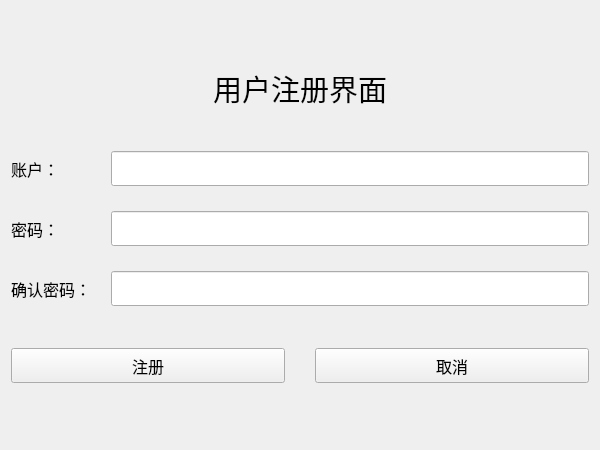
<?xml version="1.0" encoding="UTF-8"?>
<ui version="4.0">
 <class>Enroll</class>
 <widget class="QWidget" name="Enroll">
  <property name="geometry">
   <rect>
    <x>0</x>
    <y>0</y>
    <width>600</width>
    <height>450</height>
   </rect>
  </property>
  <property name="minimumSize">
   <size>
    <width>600</width>
    <height>450</height>
   </size>
  </property>
  <property name="windowTitle">
   <string>用户注册</string>
  </property>
  <layout class="QVBoxLayout" name="mainLayout">
   <item>
    <spacer name="verticalTopSpacer">
     <property name="orientation">
      <enum>Qt::Orientation::Vertical</enum>
     </property>
     <property name="sizeHint" stdset="0">
      <size>
       <width>20</width>
       <height>60</height>
      </size>
     </property>
    </spacer>
   </item>
   <item>
    <widget class="QLabel" name="label">
     <property name="font">
      <font>
       <family>Microsoft YaHei</family>
       <pointsize>22</pointsize>
      </font>
     </property>
     <property name="text">
      <string>用户注册界面</string>
     </property>
     <property name="alignment">
      <set>Qt::AlignmentFlag::AlignCenter</set>
     </property>
    </widget>
   </item>
   <item>
    <spacer name="verticalMiddleSpacer">
     <property name="orientation">
      <enum>Qt::Orientation::Vertical</enum>
     </property>
     <property name="sizeHint" stdset="0">
      <size>
       <width>20</width>
       <height>40</height>
      </size>
     </property>
    </spacer>
   </item>
   <item>
    <layout class="QFormLayout" name="formLayout">
     <property name="horizontalSpacing">
      <number>20</number>
     </property>
     <property name="verticalSpacing">
      <number>25</number>
     </property>
     <item row="0" column="0">
      <widget class="QLabel" name="label_2">
       <property name="font">
        <font>
         <family>Microsoft YaHei</family>
         <pointsize>12</pointsize>
        </font>
       </property>
       <property name="text">
        <string>账户：</string>
       </property>
      </widget>
     </item>
     <item row="0" column="1">
      <widget class="QLineEdit" name="userLine">
       <property name="minimumSize">
        <size>
         <width>240</width>
         <height>35</height>
        </size>
       </property>
       <property name="font">
        <font>
         <family>Microsoft YaHei</family>
         <pointsize>12</pointsize>
        </font>
       </property>
      </widget>
     </item>
     <item row="1" column="0">
      <widget class="QLabel" name="label_3">
       <property name="font">
        <font>
         <family>Microsoft YaHei</family>
         <pointsize>12</pointsize>
        </font>
       </property>
       <property name="text">
        <string>密码：</string>
       </property>
      </widget>
     </item>
     <item row="1" column="1">
      <widget class="QLineEdit" name="passLine">
       <property name="minimumSize">
        <size>
         <width>240</width>
         <height>35</height>
        </size>
       </property>
       <property name="font">
        <font>
         <family>Microsoft YaHei</family>
         <pointsize>12</pointsize>
        </font>
       </property>
       <property name="echoMode">
        <enum>QLineEdit::EchoMode::Password</enum>
       </property>
      </widget>
     </item>
     <item row="2" column="0">
      <widget class="QLabel" name="label_4">
       <property name="font">
        <font>
         <family>Microsoft YaHei</family>
         <pointsize>12</pointsize>
        </font>
       </property>
       <property name="text">
        <string>确认密码：</string>
       </property>
      </widget>
     </item>
     <item row="2" column="1">
      <widget class="QLineEdit" name="repassLine">
       <property name="minimumSize">
        <size>
         <width>240</width>
         <height>35</height>
        </size>
       </property>
       <property name="font">
        <font>
         <family>Microsoft YaHei</family>
         <pointsize>12</pointsize>
        </font>
       </property>
       <property name="echoMode">
        <enum>QLineEdit::EchoMode::Password</enum>
       </property>
      </widget>
     </item>
    </layout>
   </item>
   <item>
    <spacer name="verticalSpacer">
     <property name="orientation">
      <enum>Qt::Orientation::Vertical</enum>
     </property>
     <property name="sizeHint" stdset="0">
      <size>
       <width>20</width>
       <height>40</height>
      </size>
     </property>
    </spacer>
   </item>
   <item>
    <layout class="QHBoxLayout" name="buttonLayout">
     <property name="spacing">
      <number>30</number>
     </property>
     <item>
      <spacer>
       <property name="orientation">
        <enum>Qt::Orientation::Vertical</enum>
       </property>
       <property name="sizeHint" stdset="0">
        <size>
         <width>0</width>
         <height>0</height>
        </size>
       </property>
      </spacer>
     </item>
     <item>
      <widget class="QPushButton" name="enrollButton">
       <property name="minimumSize">
        <size>
         <width>100</width>
         <height>35</height>
        </size>
       </property>
       <property name="font">
        <font>
         <family>Microsoft YaHei</family>
         <pointsize>12</pointsize>
        </font>
       </property>
       <property name="text">
        <string>注册</string>
       </property>
      </widget>
     </item>
     <item>
      <widget class="QPushButton" name="backButton">
       <property name="minimumSize">
        <size>
         <width>100</width>
         <height>35</height>
        </size>
       </property>
       <property name="font">
        <font>
         <family>Microsoft YaHei</family>
         <pointsize>12</pointsize>
        </font>
       </property>
       <property name="text">
        <string>取消</string>
       </property>
      </widget>
     </item>
     <item>
      <spacer>
       <property name="orientation">
        <enum>Qt::Orientation::Vertical</enum>
       </property>
       <property name="sizeHint" stdset="0">
        <size>
         <width>0</width>
         <height>0</height>
        </size>
       </property>
      </spacer>
     </item>
    </layout>
   </item>
   <item>
    <spacer name="verticalBottomSpacer">
     <property name="orientation">
      <enum>Qt::Orientation::Vertical</enum>
     </property>
     <property name="sizeHint" stdset="0">
      <size>
       <width>20</width>
       <height>60</height>
      </size>
     </property>
    </spacer>
   </item>
  </layout>
 </widget>
 <resources/>
 <connections/>
</ui>
